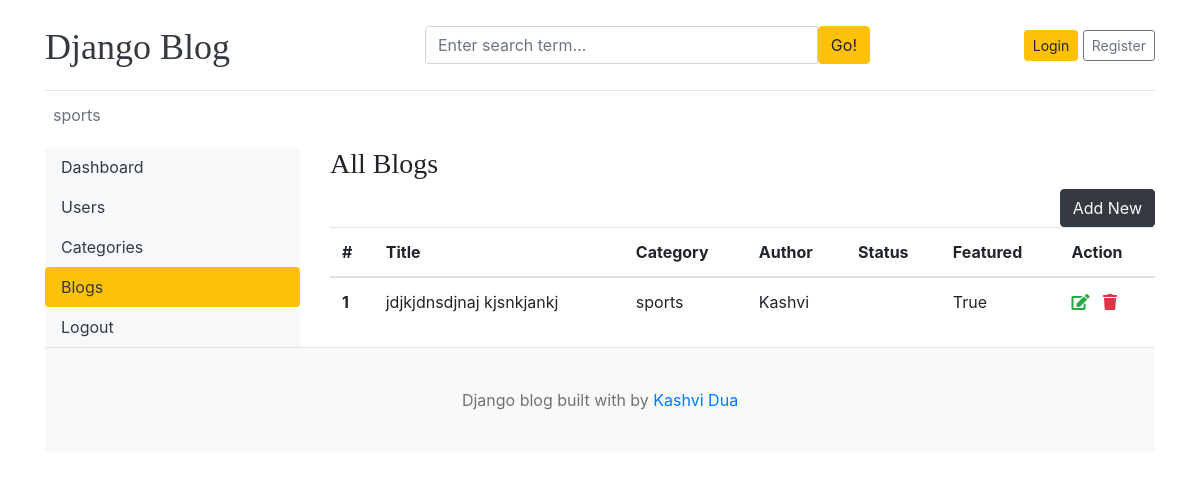
The page /dashboard/posts/ on the database as committed earlier.
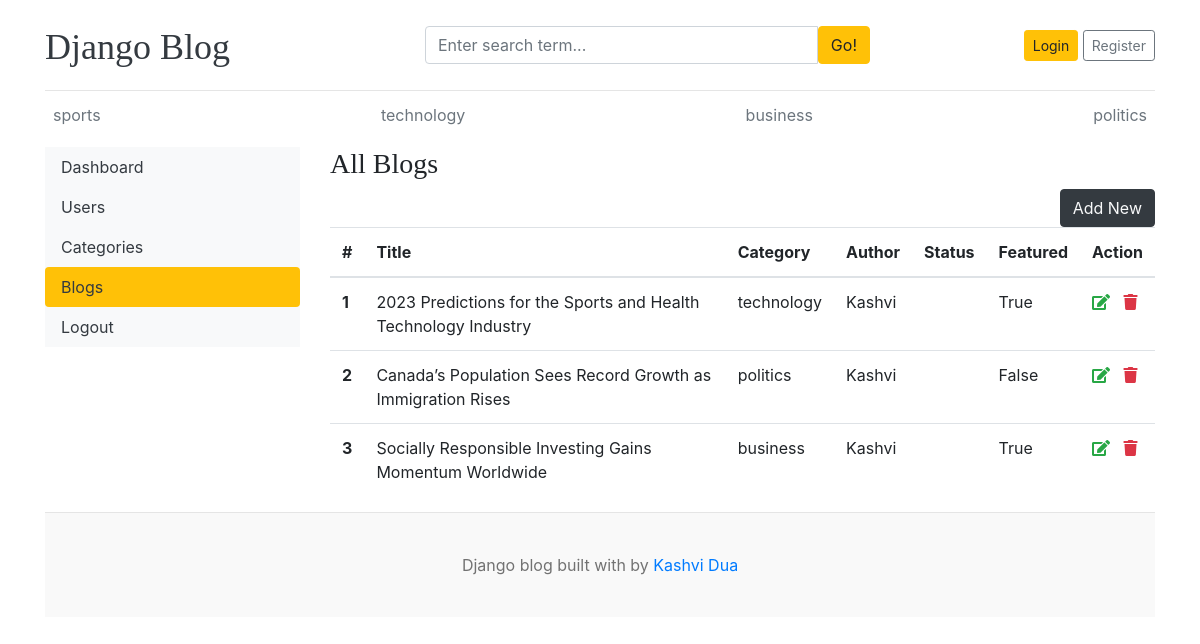
The same page on the database as committed later.
### blogs/models.py (models this page shows, shortened)
class category(models.Model):
    category_name= models.CharField(max_length=50,unique=True)
    created_at= models.DateTimeField(auto_now_add=True)
    updated_at=models.DateTimeField(auto_now=True)
    def __str__(self):
        return self.category_name

class Blog(models.Model):
    title=models.CharField(max_length=100)
    slug=models.SlugField(max_length=150,unique=True)
    Category=models.ForeignKey(category,on_delete=models.CASCADE)
    author=models.ForeignKey(User,on_delete=models.CASCADE)
    featured_image = models.ImageField(
        upload_to='uploads/%Y/%m/%d',
        blank=True,
        null=True
    )
    short_description = models.TextField(max_length=500)
    blog_body = models.TextField(max_length=2000)
    status = models.IntegerField(
        choices=STATUS_CHOICES,
        default=0
    )
    is_featured = models.BooleanField(default=False)
    created_at = models.DateTimeField(auto_now_add=True)
    updated_at = models.DateTimeField(auto_now=True)

### dashboards/views.py (the view)
# urls.py: path('posts/',views.posts,name='posts'),
def posts(request):
    posts=Blog.objects.all()
    context={
        'posts':posts,
    }
    return render(request, 'dashboard/posts.html',context)

### blogs/context_preprocessor.py (called while the page is built)
def get_category(request):
    categories= category.objects.all()
    return dict(categories=categories)

### templates/dashboard/posts.html (shortened to what this page needs)
{% extends 'base.html' %}
{% block content %}
<div class="row">
    {% include 'dashboard/sidebar.html' %}
    <div class="col-md-9">
        <table class="table table-hover">
  <thead>
    <h3>All Blogs</h3>
    <a href="{% url 'addPost' %}" class="btn btn-dark text-light float-right">Add New</a>
    <tr>
       <th>#</th>
      <th>Title</th>
      <th>Category</th>
      <th>Author</th>
      <th>Status</th>
      <th>Featured</th>
      <th>Action</th>
    </tr>
  </thead>
  <tbody>
   {% for post in posts %}
    <tr>
      <th scope="row">{{ forloop.counter }}</th>
      <td>{{ post.title }}</td>
      <td>{{post.Category}}</td>
      <td>{{post.author}}</td>
      <td>{{post.Status}}</td>
      <td>{{post.is_featured}}</td>
      <td>
      <a href="{% url 'editpost' post.pk %}"><i class="fas fa-edit text-success"></i></a>
<a href="{% url 'delpost' post.pk %}"><i class="fas fa-trash text-danger"></i></a>
      </td>
    </tr>
    {% endfor %}
  </tbody>
</table>
    </div>
</div>
{% endblock %}

### templates/base.html (shortened to what this page needs)
{% load static %}
<!DOCTYPE html>
<html lang="en">
<head>
    <link href="https://getbootstrap.com/docs/4.0/dist/css/bootstrap.min.css" rel="stylesheet">
    <link href="{%static 'css/blog.css' %}" rel="stylesheet">
    <link
  rel="stylesheet"
  href="https://cdnjs.cloudflare.com/ajax/libs/font-awesome/5.15.4/css/all.min.css"
/>
  </head>
<body>
    <div class="container">
      <header class="blog-header py-3">
        <div class="row flex-nowrap justify-content-between align-items-center">
          <div class="col-4 pt-1">
            <a class="blog-header-logo text-dark" href="/">Django Blog</a>
          </div>
          <div class="col-5">
    <form action="{% url 'search' %}" method="get">
        <div class="input-group">
            <input
                class="form-control"
                type="text"
                name="keyword"
                value="{{ keyword }}"
                placeholder="Enter search term..."
                aria-label="Enter search term..."
            />
            <button class="btn btn-warning" type="submit" id="button-search">
                Go!
            </button>
        </div>
    </form>
</div>
          <div class="col-3 d-flex justify-content-end align-items-center">
            {% if not user.is_authenticated %}
            <a class="btn btn-sm btn-warning" href="{% url 'login' %}">Login</a> &nbsp;
            <a class="btn btn-sm btn-outline-secondary" href="register">Register</a>
            {% else %}
            <span><a href="{% url 'dashboard' %}">Dashboard</a></span>
            &emsp;
            <span><a href="{% url 'logout' %}">Logout</a></span>
            {% endif %}
          </div>
        </div>
      </header>
      <div class="nav-scroller py-1 mb-2">
        <nav class="nav d-flex justify-content-between">
          {% for cat in categories %}
          <a class="p-2 text-muted" href="{% url 'postsbycategory' cat.id %}">{{ cat.category_name}}</a>
          {% endfor %}
        </nav>
      </div>
{% block content %}
{% endblock %}
<footer class="blog-footer">
  <p>Django blog built with   by <a href="#">Kashvi Dua</a></p>
</footer>
</body>
</html>

Rows that differ between the two databases and show on the page:
removed Blog: title "jdjkjdnsdjnaj kjsnkjankj", Category "sports", author "Kashvi", is_featured "True"
added category: category_name "technology"
added category: category_name "business"
added category: category_name "politics"
added Blog: title "2023 Predictions for the Sports and Health Technology Industry", Category "technology", author "Kashvi", is_featured "True"
added Blog: title "Canada’s Population Sees Record Growth as Immigration Rises", Category "politics", author "Kashvi", is_featured "False"
added Blog: title "Socially Responsible Investing Gains Momentum Worldwide", Category "business", author "Kashvi", is_featured "True"
